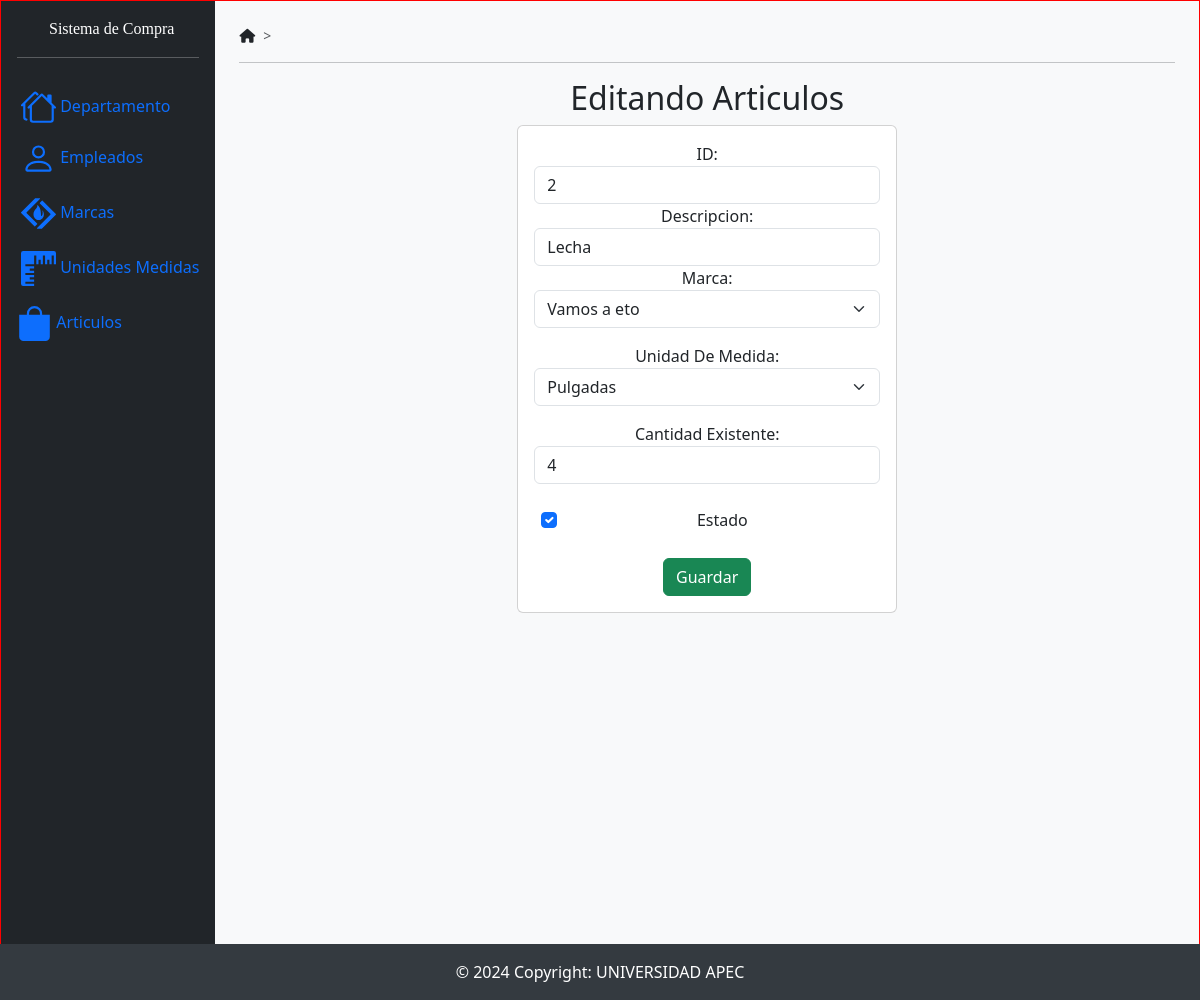
Screenshot of /edicionArticulos/2 with the database file from the repository.
### SistemaCompraApp/models.py (models this page shows)
class Articulos(models.Model):
    idarticulo = models.AutoField(db_column='IdArticulo', primary_key=True, blank=False, null=False)  # Field name made lowercase.
    descripcion = models.TextField(db_column='Descripcion')  # Field name made lowercase.
    marca = models.ForeignKey('Marcas', models.DO_NOTHING, db_column='Marca', blank=True, null=True)  # Field name made lowercase.
    unidadmedida = models.ForeignKey('UnidadesMedida', models.DO_NOTHING, db_column='UnidadMedida', blank=True, null=True)  # Field name made lowercase.
    existencia = models.IntegerField(db_column='Existencia')  # Field name made lowercase.
    estado = models.TextField(db_column='Estado', blank=True, null=True)  # Field name made lowercase.
    class Meta:
        managed = False
        db_table = 'Articulos'

### SistemaCompraApp/views.py (the view)
# urls.py: path('edicionArticulos/<idarticulo>', views.edicionArticulos, name='edicionArticulos'),
def edicionArticulos(request, idarticulo):
    articulo = Articulos.objects.get(idarticulo = idarticulo)
    marca = Marcas.objects.all()
    unidadMedida = UnidadesMedida.objects.all()
    return render(request,'edicionArticulos.html', {'articulo': articulo, 'marcas':marca, 'unidadMedida':unidadMedida})

### SistemaCompraApp/templates/edicionArticulos.html (shortened to what this page needs)
{% extends "./base.html" %} {% block title %} Editando Articulos {% endblock %}
{% block body %}
<div class="col-md-5">
  <h2>Editando Articulos</h2>
  <div class="card">
    <div class="card-body">
      <form
        action="/editarArticulos/"
        method="POST"
        enctype="multipart/form-data"
      >
        <div class="form-group">
          <label for="txtIdArticulos">ID:</label>
          <input
            type="text"
            name="txtIdArticulos"
            value="{{articulo.idarticulo}}"
            class="form-control"
            placeholder="ID"
            readonly
          />
        </div>
        <div class="form-group">
          <label for="txtDescripcionArticulos">Descripcion:</label>
          <input
            type="text"
            name="txtDescripcionArticulos"
            value="{{articulo.descripcion}}"
            class="form-control"
            placeholder="Descripcion"
            minlength="1"
            maxlength="500"
            required
          />
        </div>
        <div class="form-group mb-3">
          <label for="txtMarcaArticulos">Marca:</label>
          <select
            class="form-select"
            name="txtMarcaArticulos"
            id="txtMarcaArticulos"
          >
            {% for marca in marcas %}
            <option selected value="{{ articulo.marca.idmarca }}">
              {{ marca.descripcion }}
            </option>
            {% endfor %}
          </select>
        </div>
        <div class="form-group mb-3">
          <label for="txtUnidadMedidaArticulos">Unidad De Medida:</label>
          <select
            class="form-select"
            name="txtUnidadMedidaArticulos"
            id="txtUnidadMedidaArticulos"
          >
            {% for unidad in unidadMedida %}
            <option selected value="{{ articulo.unidadmedida.idunidadmedida }}">
              {{ unidad.descripcion }}
            </option>
            {% endfor %}
          </select>
        </div>
        <div class="form-group">
          <label for="txtExistenciaArticulos">Cantidad Existente:</label>
          <input
            type="number"
            name="txtExistenciaArticulos"
            value="{{articulo.existencia}}"
            class="form-control"
            placeholder="Existencia"
            required
          />
        </div>
        <br />
        <div class="form-group" style="margin-left: 0.4rem">
          <div class="form-check">
            <input class="form-check-input" type="checkbox"
            name="txtEstadoArticulo" id="txtEstadoArticulo"
            {% if articulo.estado == "1" %}checked{% endif %}>
            <label class="form-check-label" for="gridCheck">Estado</label>
          </div>
        </div>
        <br />
        <div class="form-group">
          <button type="submit" class="btn btn-success btn-block text-white">
            Guardar
          </button>
        </div>
      </form>
    </div>
  </div>
</div>
{% endblock body %}

### SistemaCompraApp/static/css/baseDesign.css (style rules this page uses)
body { height: 1000px; border: 1px solid red; position: relative; }

### rows the page displays
Articulos: txtIdArticulos "2", txtDescripcionArticulos "Lecha", txtExistenciaArticulos "4", Estado "☑"

### other values shown
form field txtMarcaArticulos "Vamos a eto"
form field txtUnidadMedidaArticulos "Pulgadas"
